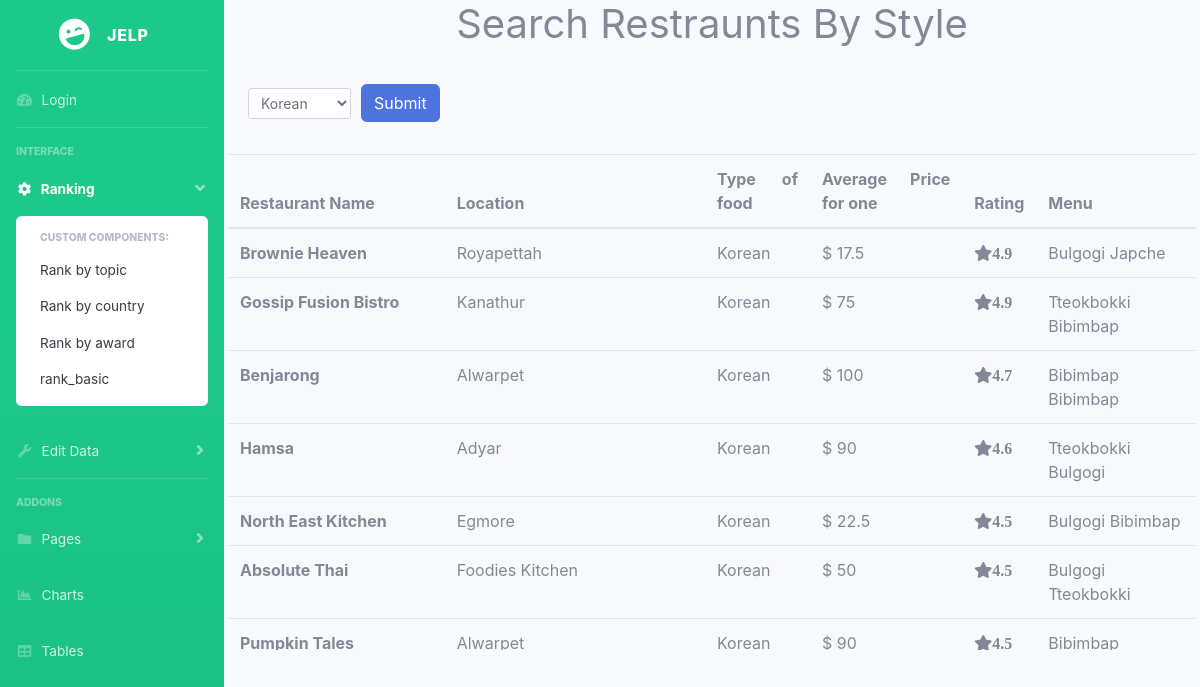
/bootstrap/rank_country.php?country=Korean, run on the app's committed database.
### tables this page shows
create table restaurant(
  rest_id int not null AUTO_INCREMENT,
  name varchar(100) UNIQUE,
  location varchar(100),
  country varchar(100),
  avg_price float,
  avg_rating float, 
  menu varchar(100),
  review_count int(100),
  primary key(rest_id)
);

### bootstrap/rank_country.php (the view, shortened to what this page needs)
<?php include("sidebar.php") ?>
<body>
  <div class="container">
    <form action="rank_country.php" method="GET">
      <h1 class="text-center"> Search Restraunts By Style</h1><br>
      <div class="form-row align-items-center">
        <div class="col-auto my-1">
          <select class="form-control form-control-sm" id="inlineFormCustomSelect" name="country">
            <option selected value="Korean">Korean</option>
          </select>
        </div>
        <div class="col-auto my-1">
          <button type="submit" class="btn btn-primary" onclick="onclick(event)">Submit</button>
        </div>
      </div>
    </form>
  </div>
  <?php
  require_once "login-config.php";
  $distriction = mysqli_real_escape_string($link, $_GET['country']);
  $sql = "
SELECT *
FROM restaurant
WHERE country = ?
ORDER BY avg_rating DESC, avg_price;";
  $stmt = mysqli_stmt_init($link);
  if (!mysqli_stmt_prepare($stmt, $sql)) {
    echo "SQL statement failed";
    echo mysqli_error($link);
  } else {
    mysqli_stmt_bind_param($stmt, "s", $distriction);
    mysqli_stmt_execute($stmt);
    $res = mysqli_stmt_get_result($stmt);
    echo "<br><div class='container scrolldiv'>";
    echo "<table class='table'>";
    echo "   <thead>
            <tr>
            <th scope='col'>Restaurant Name</th>
            <th scope='col'>Location</th>
            <th scope='col'>Type of food</th>
            <th scope='col'>Average Price for one</th>
            <th scope='col'>Rating</th>
            <th scope='col'>Menu</th>
            </tr>
            </thead>";
    echo "<tbody>";
    while ($row = mysqli_fetch_assoc($res)) {
      $name = $row['name'];
      $location = $row['location'];
      $country = $row['country'];
      $avg_price = $row['avg_price'];
      $avg_rating = $row['avg_rating'];
      $menu = $row['menu'];
      echo "<tr>" .
        "<th scope='row'>" . $name . "</th>"
        . "<td>" . $location . "</td>"
        . "<td>" . $country . "</td>"
        . "<td>$ " . $avg_price . "</td>"
        . "<td><i class='fa fa-star'/>" . $avg_rating . "</td>"
        . "<td>" . $menu . "</td>"
        . "</tr>";
    }
    echo "</tbody>";
    echo "</table>";
    echo "</div>";
    echo "<br>";
  }
  mysqli_close($link); ?>
</body>
</html>

### bootstrap/sidebar.php (shortened to what this page needs)
<!DOCTYPE html>
<html lang="en">
<head>
  <link href="vendor/fontawesome-free/css/all.min.css" rel="stylesheet" type="text/css">
  <link href="css/sb-admin-2.min.css?a" rel="stylesheet">
</head>
<body id="page-top">
  <div id="wrapper">
    <ul class="navbar-nav bg-gradient-success sidebar sidebar-dark accordion" id="accordionSidebar">
      <a class="sidebar-brand d-flex align-items-center justify-content-center" href="index.html">
        <div class="sidebar-brand-icon rotate-n-15">
          <i class="fas fa-laugh-wink"></i>
        </div>
        <div class="sidebar-brand-text mx-3">JELP</div>
      </a>
      <hr class="sidebar-divider my-0">
      <li class="nav-item">
        <a class="nav-link" href="index.html">
          <i class="fas fa-fw fa-tachometer-alt"></i>
          <span>Login</span></a>
      </li>
      <hr class="sidebar-divider">
      <div class="sidebar-heading">
        Interface
      </div>
      <li class="nav-item active">
        <a class="nav-link" href="#" data-toggle="collapse" data-target="#collapseTwo" aria-expanded="true" aria-controls="collapseTwo">
          <i class="fas fa-fw fa-cog"></i>
          <span>Ranking</span>
        </a>
        <div id="collapseTwo" class="collapse show" aria-labelledby="headingTwo" data-parent="#accordionSidebar">
          <div class="bg-white py-2 collapse-inner rounded">
            <h6 class="collapse-header">Custom Components:</h6>
            <a class="collapse-item" href="rank_all.php?orderby=avg_rating">Rank by topic</a>
            <a class="collapse-item" href="rank_country.php?country=Korean">Rank by country</a>
            <a class="collapse-item" href="rank_award.php?award_name=New+York+Times">Rank by award</a>
            <a class="collapse-item" href="rank_basic.php">rank_basic</a>
          </div>
        </div>
      </li>
      <li class="nav-item">
        <a class="nav-link collapsed" href="#" data-toggle="collapse" data-target="#collapseUtilities" aria-expanded="true" aria-controls="collapseUtilities">
          <i class="fas fa-fw fa-wrench"></i>
          <span>Edit Data</span>
        </a>
      </li>
      <hr class="sidebar-divider">
      <div class="sidebar-heading">
        Addons
      </div>
      <li class="nav-item">
        <a class="nav-link collapsed" href="#" data-toggle="collapse" data-target="#collapsePages" aria-expanded="true" aria-controls="collapsePages">
          <i class="fas fa-fw fa-folder"></i>
          <span>Pages</span>
        </a>
      </li>
      <li class="nav-item">
        <a class="nav-link" href="charts.html">
          <i class="fas fa-fw fa-chart-area"></i>
          <span>Charts</span></a>
      </li>
      <li class="nav-item">
        <a class="nav-link" href="tables.html">
          <i class="fas fa-fw fa-table"></i>
          <span>Tables</span></a>
      </li>
    </ul>
    <div id="content-wrapper" class="d-flex flex-column">
      <div id="content">

### bootstrap/sidebar.php (style rules this page uses)
div.scrolldiv { margin: 4px, 4px; padding: 4px; width: 100%; height: 500px; overflow-x: hidden; overflow-y: auto; text-align: justify; }

### data on the page
restaurant: name "Brownie Heaven", location "Royapettah", country "Korean", avg_price "17.5", avg_rating "4.9", menu "Bulgogi Japche"
restaurant: name "Gossip Fusion Bistro", location "Kanathur", country "Korean", avg_price "75", avg_rating "4.9", menu "Tteokbokki Bibimbap"
restaurant: name "Benjarong", location "Alwarpet", country "Korean", avg_price "100", avg_rating "4.7", menu "Bibimbap Bibimbap"
restaurant: name "Hamsa", location "Adyar", country "Korean", avg_price "90", avg_rating "4.6", menu "Tteokbokki Bulgogi"
restaurant: name "North East Kitchen", location "Egmore", country "Korean", avg_price "22.5", avg_rating "4.5", menu "Bulgogi Bibimbap"
restaurant: name "Absolute Thai", location "Foodies Kitchen", country "Korean", avg_price "50", avg_rating "4.5", menu "Bulgogi Tteokbokki"
restaurant: name "Pumpkin Tales", location "Alwarpet", country "Korean", avg_price "90", avg_rating "4.5", menu "Bibimbap…"
